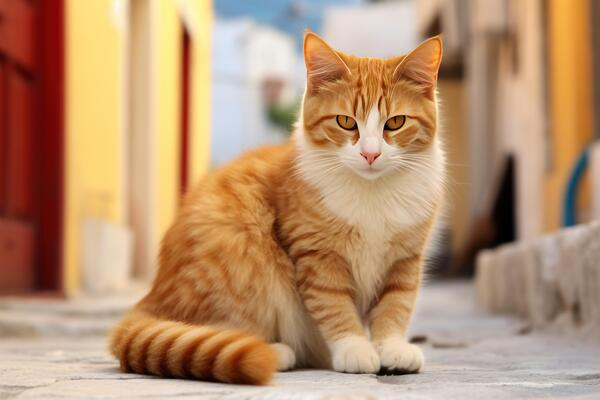
#> input picture photos/firstcat.png, 600 x 400 px, found by its file name
$ python '15 gradientsAndEdgeDetection.py'
#> lines starting #> are read from the running program, lines starting #| are printed output that depends on the picture; after the words box and inside, x2 and y2 are one past the last pixel; in counts of white or black regions, pixels touching at a corner belong together
import cv2 as cv

# 15 Gradients ad Edge Detection
# Gradients are edge like regions present in an image
# from a mathematical POV Gradients and edges are completly different
# you can get away with thinking of them as the same from a programming perspective
# we knoww canny (advanced edge detection algorithm)- we will discuss 2 other ways: Laplacian Method, Sobel Method
import numpy as np

img=cv.imread('Photos/firstcat.png')
#> img is the input picture: shape (400, 600, 3); mean B, G, R 112, 145.3, 183.5
cv.imshow('Cats', img)

gray=cv.cvtColor(img, cv.COLOR_BGR2GRAY)
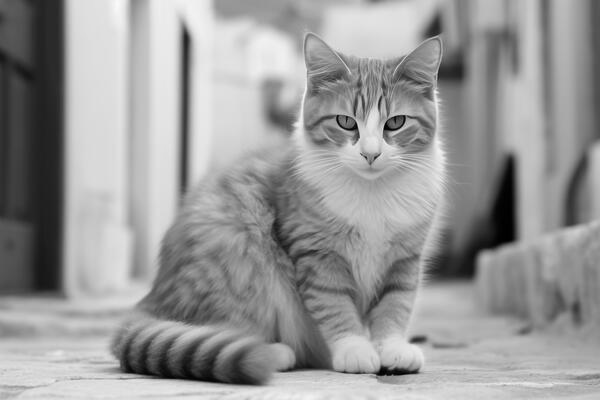
#> gray: shape (400, 600); min 0, max 250, mean 153
cv.imshow('Gray', gray)

# METHOD 1: Laplacian Method
# computes the gradients of a grayscale image. when you transition from white to black and black to white
# thats considered a pos and neg slope, images cant have neg pixel values so we compute the absolute value of all the pixel values in the image
# then convert it to uint8 (image specific datatype)
lap = cv.Laplacian(gray, cv.CV_64F)         #takes in <source img>,
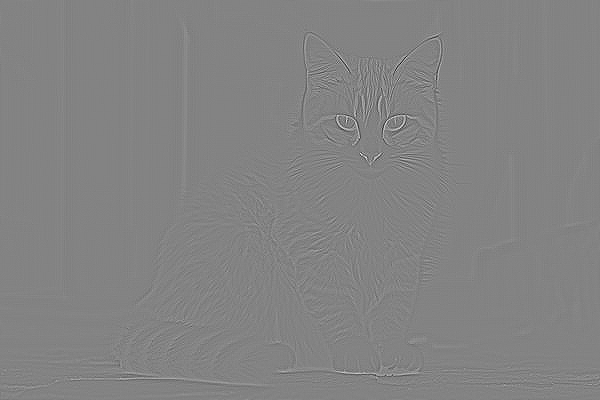
#> lap: shape (400, 600) float64; min -269, max 254, mean 0; drawn with min black and max white
                                            #<ddepth (for now we use cv.CV_64F)>
lap=np.uint8(np.absolute(lap))              #computed absolute value and converted to uint8(img specific datatype) - dont worry about why
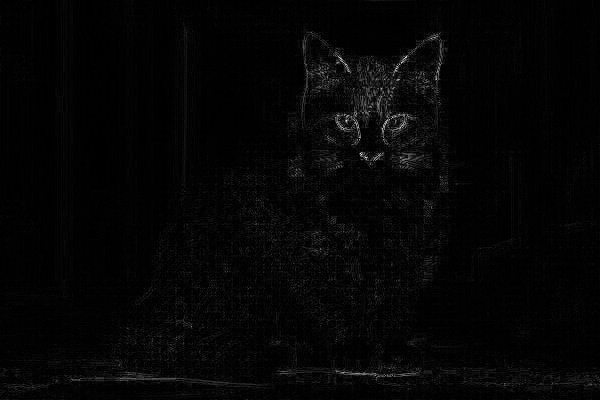
#> lap: shape (400, 600); min 0, max 254, mean 5.1

cv.imshow('Laplacian', lap)

# METHOD 2: Sobel Method
# sobel computes gradients in 2 directions (x nd y)

#Setting gradients coputed along the x axis = to something
sobelx=cv.Sobel(gray, cv.CV_64F, 1,0)             #<grayscale image>, <ddepth>, <x-dirn>, <y-dirn>
#Setting gradients coputed along the y axis = to something
sobely=cv.Sobel(gray, cv.CV_64F, 0, 1)
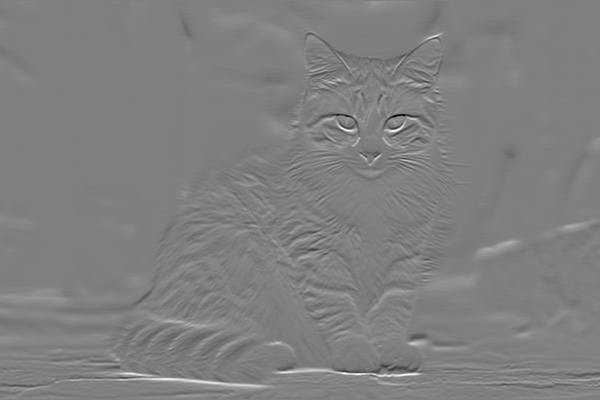
#> sobely: shape (400, 600) float64; min -655, max 649, mean 1; drawn with min black and max white

#cv.imshow('Sobel x', sobelx)        #view the x axis gradiants. sobel x computed across the y axis. alot of vertical gradiants
#cv.imshow('Sobel y', sobely)        #view the y axis gradiants. sobel y computed across the x axis. alot of horizontal gradiants

combined_sobel=cv.bitwise_or(sobelx, sobely)     #combine sobel x and sobel y
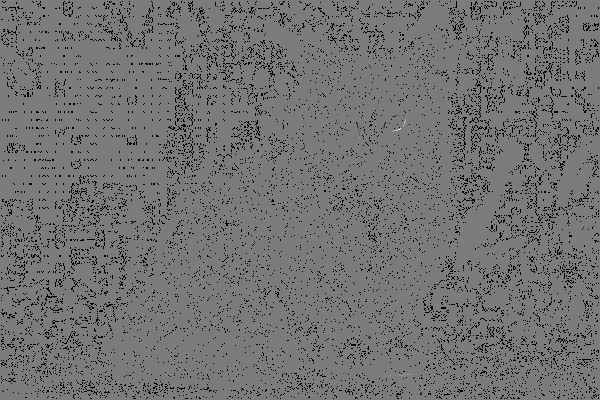
#> combined_sobel: shape (400, 600) float64; 7.75% of the values are NaN or infinite; the others: min -91904, max 97024, mean -50.89; drawn with min black, max white, NaN and infinite black
cv.imshow('Combined Sobel', combined_sobel)        #view the y axis gradiants. sobel y computed across the x axis. alot of horizontal gradiants
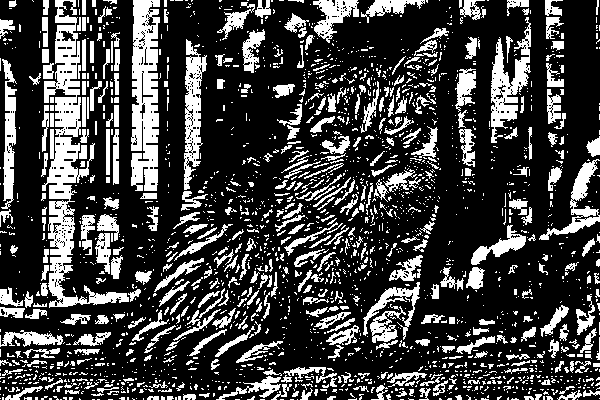
#> window 'Combined Sobel': shape (400, 600); 25.7% white; 2170 white regions (1728 under 20 px), largest, box (x1, y1, x2, y2) and area: (42, 0, 129, 308) 6567, (131, 0, 160, 191) 4223, (491, 17, 531, 143) 1973

# METHOD 3: Canny edge Detector - canny is very advanced, it actually uses sobel as one of its stages
canny=cv.Canny(gray, 150, 175 )
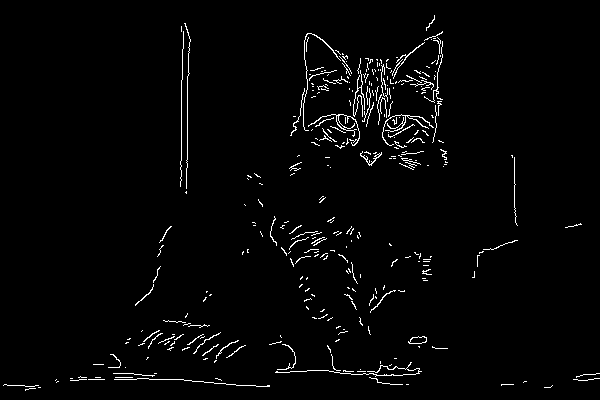
#> canny: shape (400, 600); 2.2% white in thin lines or dots
cv.imshow('Canny', canny)        #view the y axis gradiants. sobel y computed across the x axis. alot of horizontal gradiants

cv.waitKey(0)

$ run again, with photos/fourthcat.png copied over photos/firstcat.png
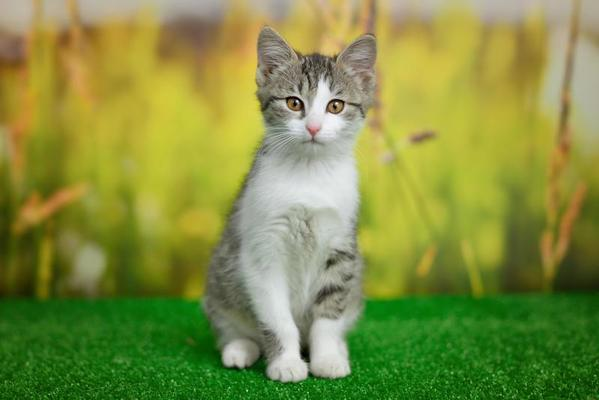
#> input picture photos/fourthcat.png, 599 x 400 px, found by its file name
#> img is the input picture: shape (400, 599, 3); mean B, G, R 66, 142.6, 129.7
#> `cv.imshow('Combined Sobel', combined_sobel)`:
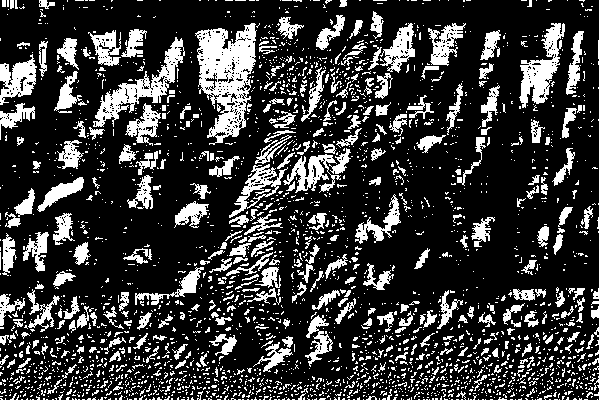
#> window 'Combined Sobel': shape (400, 599); 22.2% white; 2729 white regions (2397 under 20 px), largest, box (x1, y1, x2, y2) and area: (195, 23, 257, 145) 4043, (93, 37, 185, 127) 1999, (519, 23, 565, 108) 1632
#> `canny=cv.Canny(gray, 150, 175 )`:
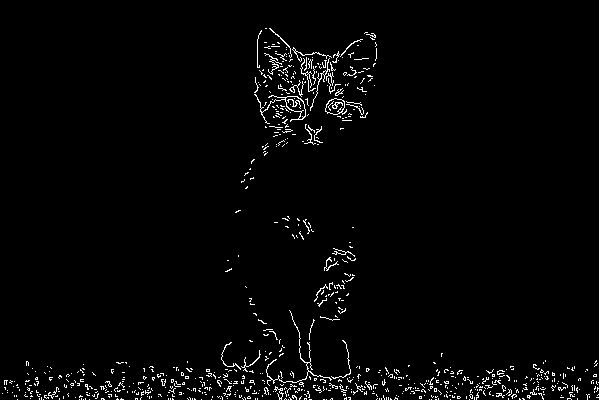
#> canny: shape (400, 599); 2.2% white in thin lines or dots

$ run again, with photos/group_1.png copied over photos/firstcat.png
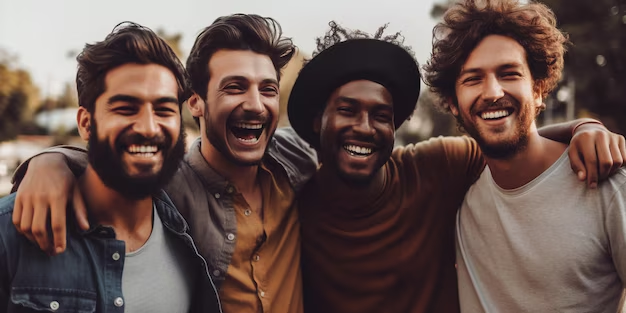
#> input picture photos/group_1.png, 626 x 313 px, found by its file name
#> img is the input picture: shape (313, 626, 3); mean B, G, R 77.8, 83.1, 103.8
#> `cv.imshow('Combined Sobel', combined_sobel)`:
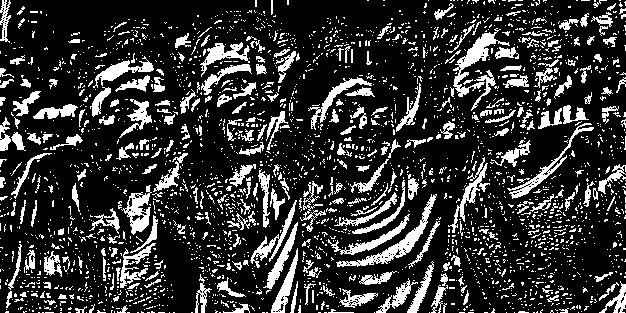
#> window 'Combined Sobel': shape (313, 626); 20% white; 2689 white regions (2383 under 20 px), largest, box (x1, y1, x2, y2) and area: (336, 194, 437, 267) 1017, (453, 28, 510, 97) 933, (121, 185, 152, 235) 652
#> `canny=cv.Canny(gray, 150, 175 )`:
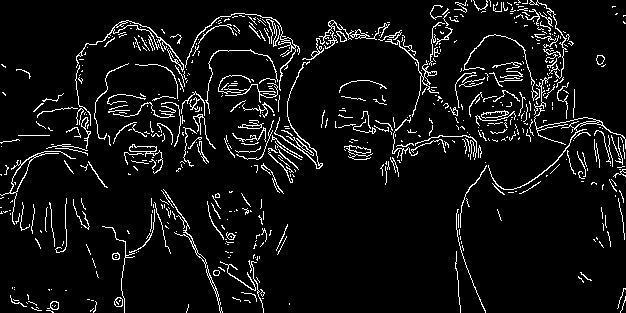
#> canny: shape (313, 626); 6.6% white in thin lines or dots

$ run again, with photos/group_2.png copied over photos/firstcat.png
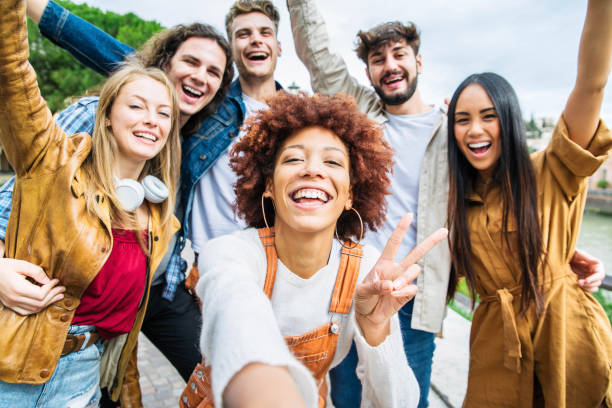
#> input picture photos/group_2.png, 612 x 408 px, found by its file name
#> img is the input picture: shape (408, 612, 3); mean B, G, R 127.8, 144.4, 165
#> `canny=cv.Canny(gray, 150, 175 )`:
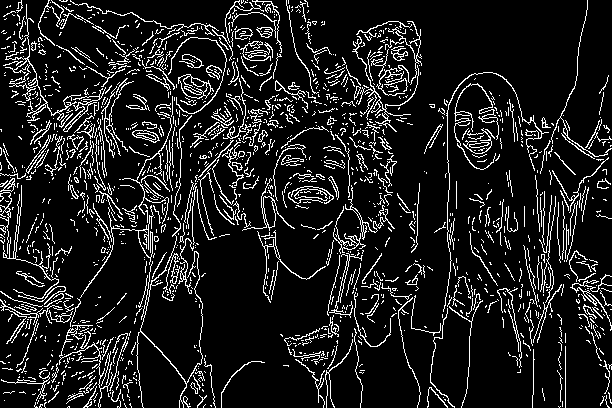
#> canny: shape (408, 612); 11.6% white in thin lines or dots
